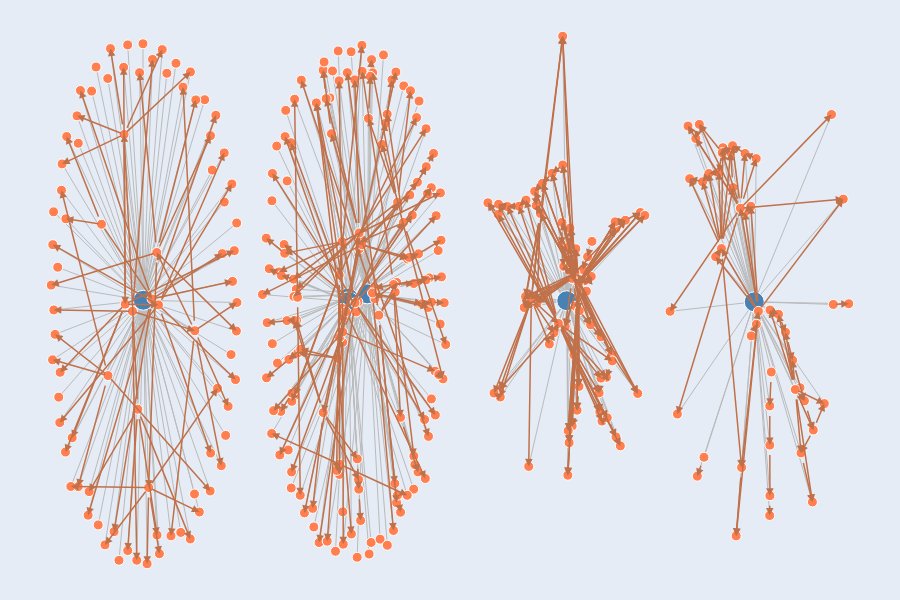

Notebook source saved alongside this figure:
### Markdown cell above
### Graph visualization

Interactive Plotly plot of the dependency graph. Node names are resolved from `maths_exercises_table.parquet`; module names are prefixed with their source (`AM:` / `MIA:`). Hover over any node to see its name.

- **Blue nodes (large)** — modules
- **Coral nodes (small)** — activities
- **Grey lines** — module → activity containment edges
- **Orange arrows** — directed unlock edges between activities (source activity unlocks target)

Each weakly connected component is laid out independently with `spring_layout` and then arranged side by side, so the 6 module subgraphs appear as distinct islands rather than overlapping.

### Code cell
import polars as pl
import plotly.graph_objects as go
import numpy as np

id_to_name = {
    **{r["module_id"]: f"{r['source'].upper()}: {r['module_name']}" for r in exercises.select(["module_id", "module_name", "source"]).unique().iter_rows(named=True)},
    **{r["activity_id"]: r["activity_name"] for r in exercises.select(["activity_id", "activity_name"]).unique().iter_rows(named=True)},
}

module_nodes   = [n for n, d in G.nodes(data=True) if d["type"] == "module"]
activity_nodes = [n for n, d in G.nodes(data=True) if d["type"] == "activity"]

# Lay out each weakly connected component separately, then arrange them in a row
pos = {}
offset_x = 0.0
for component in nx.weakly_connected_components(G):
    subgraph = G.subgraph(component)
    sub_pos = nx.spring_layout(subgraph, seed=42)
    xs = [p[0] for p in sub_pos.values()]
    width = max(xs) - min(xs) if len(xs) > 1 else 0
    for node, (x, y) in sub_pos.items():
        pos[node] = (x + offset_x, y)
    offset_x += width + 0.3

# Module-activity edges: plain lines
mod_act_edges = [(u, v) for u, v in G.edges() if G.nodes[u]["type"] == "module"]
ex, ey = [], []
for u, v in mod_act_edges:
    x0, y0 = pos[u]; x1, y1 = pos[v]
    ex += [x0, x1, None]; ey += [y0, y1, None]

edge_trace = go.Scatter(x=ex, y=ey, mode="lines",
                        line=dict(width=1, color="#bbb"), hoverinfo="none")

def node_trace(nodes, color, size):
    return go.Scatter(
        x=[pos[n][0] for n in nodes],
        y=[pos[n][1] for n in nodes],
        mode="markers",
        marker=dict(color=color, size=size, line=dict(width=1, color="white")),
        text=[id_to_name.get(n, n) for n in nodes],
        hovertemplate="%{text}<extra></extra>",
    )

fig = go.Figure(
    data=[
        edge_trace,
        node_trace(module_nodes,   color="steelblue", size=20),
        node_trace(activity_nodes, color="coral",     size=10),
    ],
    layout=go.Layout(
        showlegend=False,
        hovermode="closest",
        xaxis=dict(showgrid=False, zeroline=False, showticklabels=False),
        yaxis=dict(showgrid=False, zeroline=False, showticklabels=False),
        margin=dict(l=0, r=0, t=0, b=0),
        height=600,
    ),
)

# Activity-activity unlock edges: directed arrows via annotations
act_act_edges = [(u, v) for u, v in G.edges() if G.nodes[u]["type"] == "activity"]
for u, v in act_act_edges:
    x0, y0 = pos[u]; x1, y1 = pos[v]
    fig.add_annotation(
        x=x1, y=y1, ax=x0, ay=y0,
        xref="x", yref="y", axref="x", ayref="y",
        showarrow=True, arrowhead=2, arrowsize=1, arrowwidth=1.5,
        arrowcolor="#c0714a",
    )

fig.show()
